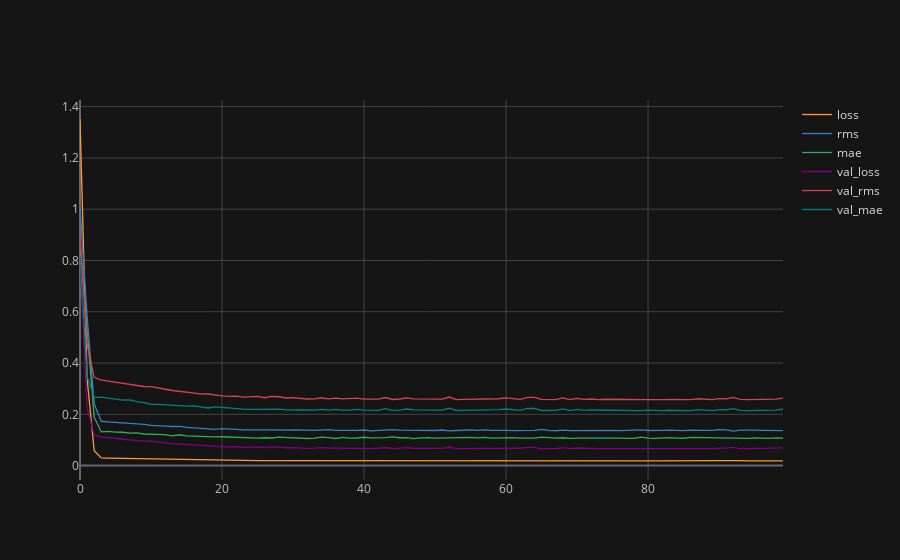

Here is the notebook cell this chart was saved with:
### Markdown cell above
### Análisis de resultados

### Code cell
results = pd.DataFrame(history.history)
results.iplot()
